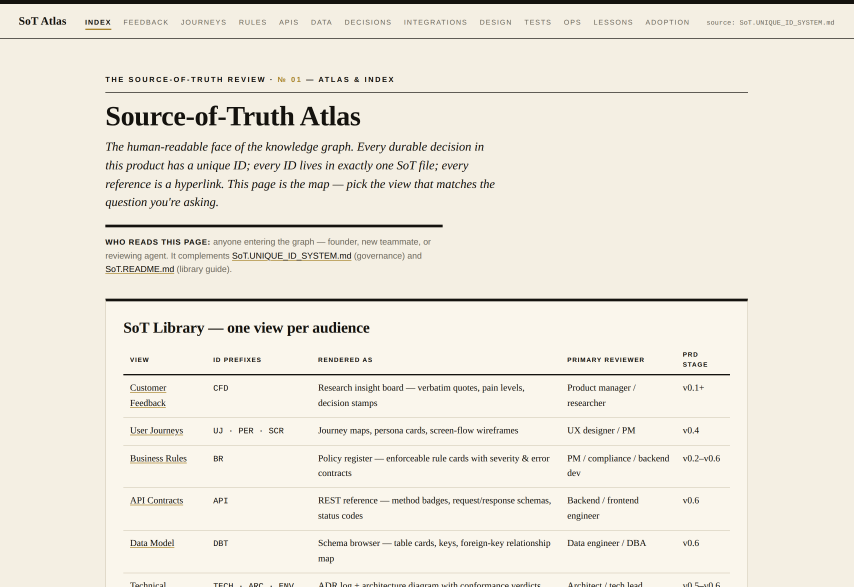
#> input picture docs/assets/sot-html/atlas.png, 2560 x 1760 px, found by its file name (shown at 1/3 size)
$ python make_card.py
#> lines starting #> are read from the running program, lines starting #| are printed output that depends on the picture
"""Generate the GitHub social-preview card (1280x640) from the Atlas screenshot.

Usage: python3 docs/assets/social/make_card.py ["subtitle"] [out.png]
Spec: docs/v2/V2_GO_LIVE_POLISH_PLAN.md §10.4. Requires Pillow and the macOS system fonts named below
(swap the font paths on other platforms). The PNG is uploaded by hand in GitHub → Settings → Social preview.
"""
from PIL import Image, ImageDraw, ImageFont
import sys
W,H = 1280,640
PAPER=(0xf4,0xef,0xe3); INK=(0x14,0x12,0x0e); OCHRE=(0xa8,0x84,0x2c); LINE=(0xd8,0xd0,0xbd); SOFT=(0x6f,0x6a,0x5e)
subtitle = sys.argv[1] if len(sys.argv)>1 else "An ontology layer for product teams building products that solve real problems — with AI agents that remember."
out = sys.argv[2] if len(sys.argv)>2 else "social-preview.png"
img = Image.new("RGB",(W,H),PAPER); d = ImageDraw.Draw(img)
#> after `img = Image.new('RGB', (W, H), PAPER)`:
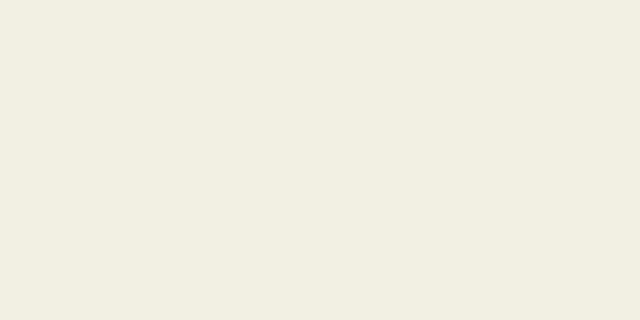
#> img: PIL image 1280x640 RGB (shown at 1/2 size); mean R, G, B 244, 239, 227
serif = lambda sz: ImageFont.truetype("/System/Library/Fonts/Supplemental/Charter.ttc", sz)
grot  = lambda sz: ImageFont.truetype("/System/Library/Fonts/HelveticaNeue.ttc", sz)
mono  = lambda sz: ImageFont.truetype("/System/Library/Fonts/SFNSMono.ttf", sz)
M=80  # safe margin
# kicker
d.text((M, M), "THE SOURCE-OF-TRUTH REVIEW  ·  PRD-LED CONTEXT ENGINEERING", font=grot(15), fill=SOFT, spacing=2)
d.line((M, M+30, M+560, M+30), fill=INK, width=2)
# tagline (hero)
d.text((M-3, M+62), "Memory as", font=serif(86), fill=INK)
d.text((M-3, M+150), "Infrastructure", font=serif(86), fill=INK)
d.line((M, M+262, M+160, M+262), fill=OCHRE, width=4)
# subtitle wrapped to ~560px
def wrap(text, font, width):
    words=text.split(); lines=[]; cur=""
    for w in words:
        t=(cur+" "+w).strip()
        if d.textlength(t, font=font) <= width: cur=t
        else: lines.append(cur); cur=w
    lines.append(cur); return lines
y=M+290
for ln in wrap(subtitle, grot(24), 560):
    d.text((M, y), ln, font=grot(24), fill=INK); y+=34
#> after the loop, y = 472
# ID chips row
x=M; y2=H-M-22
for cid in ["BR-001","UJ-002","API-003","TEST-004","CFD-005"]:
    f=mono(15); tw=d.textlength(cid,font=f)
    d.text((x,y2), cid, font=f, fill=INK); d.line((x, y2+20, x+tw, y2+20), fill=OCHRE, width=2); x+=tw+22
#> this loop made 5 passes
#> (tw, x) on passes 1 to 5: (54.16, 156.2), (48.92, 227.1), (57.78, 306.9), (69.98, 398.8), (64.69, 485.5)
#> after the loop, x = 485.5
# atlas crop on the right third, bled off the right edge
atlas = Image.open("docs/assets/sot-html/atlas.png").convert("RGB")
#> atlas is the input picture: PIL image 2560x1760 RGB; mean R, G, B 237.2, 232.7, 221.6
aw,ah = atlas.size
crop = atlas.crop((0, int(ah*0.18), int(aw*0.62), int(ah*0.18)+int(aw*0.62*0.72)))  # a table-heavy region
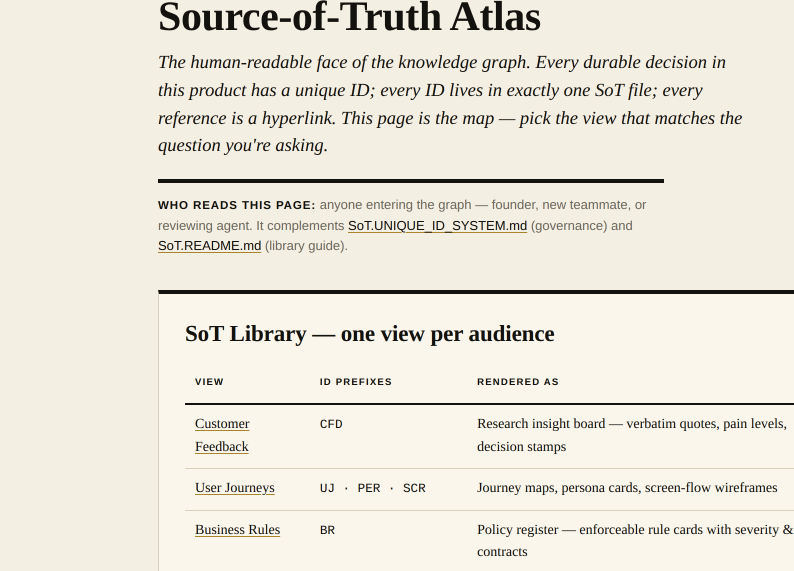
#> crop: PIL image 1587x1142 RGB (shown at 1/2 size); mean R, G, B 234.4, 229.9, 218.9
target_w = 520; scale=target_w/crop.size[0]; crop = crop.resize((target_w, int(crop.size[1]*scale)), Image.LANCZOS)
#> after `crop = crop.resize((target_w, int(crop.size[1] * scale)), Image.LANCZO`:
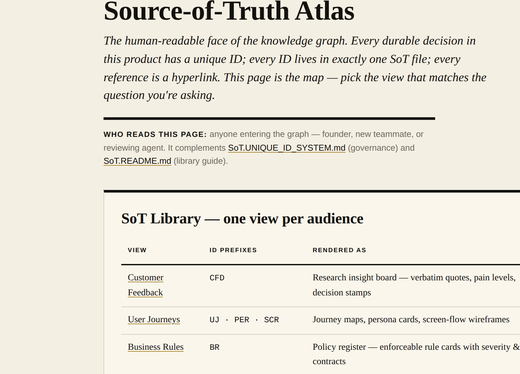
#> crop: PIL image 520x374 RGB; mean R, G, B 234.2, 229.7, 218.9
x0 = W-target_w+40; y0 = 110
# hairline frame + paper shadow-free
img.paste(crop,(x0,y0))
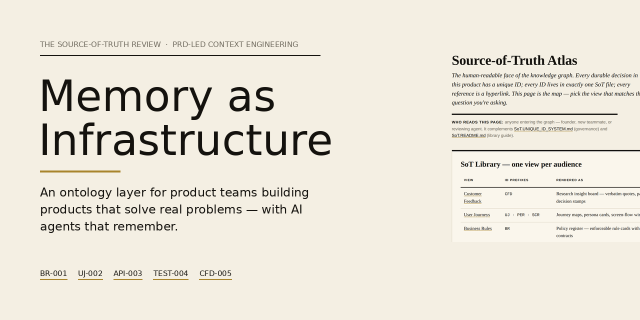
#> img: PIL image 1280x640 RGB (shown at 1/2 size); mean R, G, B 233.9, 229.1, 217.5
d.rectangle((x0-1,y0-1,x0+target_w,y0+crop.size[1]), outline=LINE, width=2)
img.save(out, optimize=True)
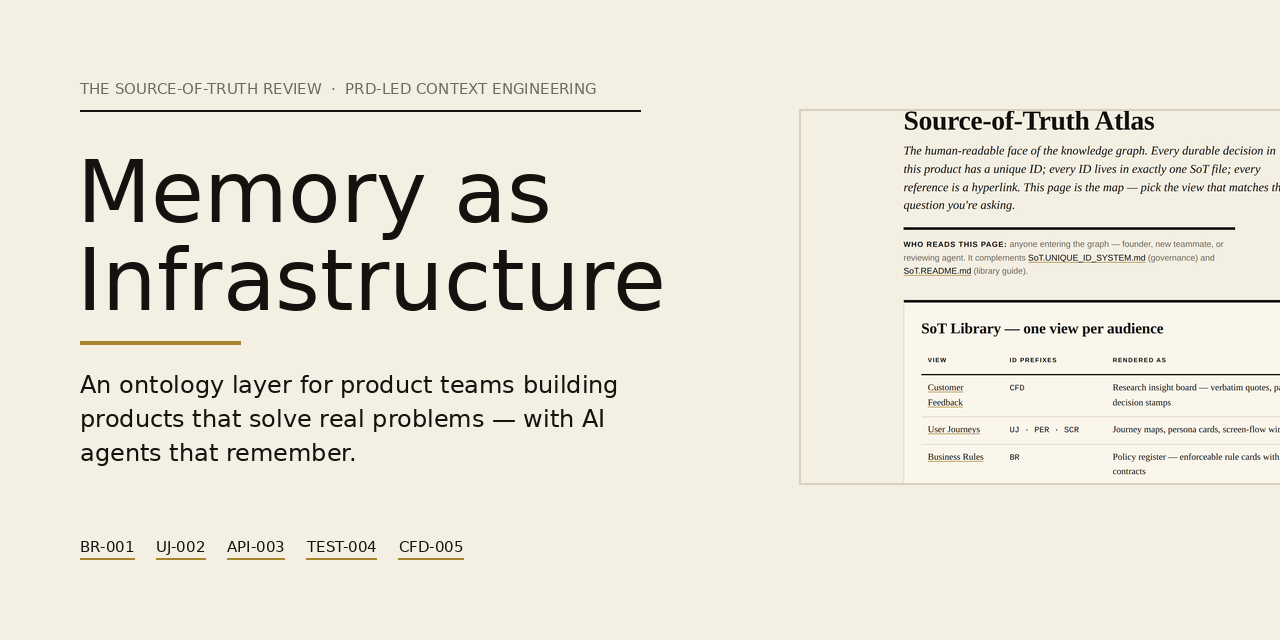
#> saved as social-preview.png: PIL image 1280x640 RGB; mean R, G, B 233.9, 229, 217.4
print("wrote", out, img.size)
#| wrote social-preview.png (1280, 640)

$ run again, with docs/assets/sot-html/adoption-curve.png copied over docs/assets/sot-html/atlas.png
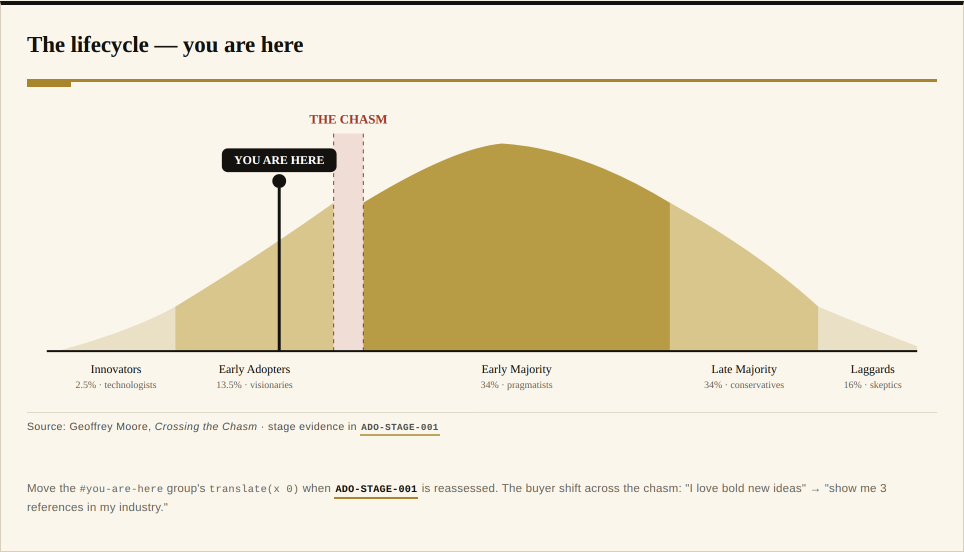
#> input picture docs/assets/sot-html/adoption-curve.png, 1928 x 1104 px, found by its file name (shown at 1/2 size)
#> after the loop `for ln in wrap(subtitle, grot(24), 560):`: y = 472
#> the loop `for cid in ["BR-001","UJ-002","API-003","TEST-004","CFD-005"]:` made 5 passes
#> (tw, x) on passes 1 to 5: (54.16, 156.2), (48.92, 227.1), (57.78, 306.9), (69.98, 398.8), (64.69, 485.5)
#> after the loop `for cid in ["BR-001","UJ-002","API-003","TEST-004","CFD-005"]:`: x = 485.5
#> atlas is the input picture: PIL image 1928x1104 RGB; mean R, G, B 234.5, 226.6, 205.5
#> `crop = crop.resize((target_w, int(crop.size[1] * scale)), Image.LANCZO`:
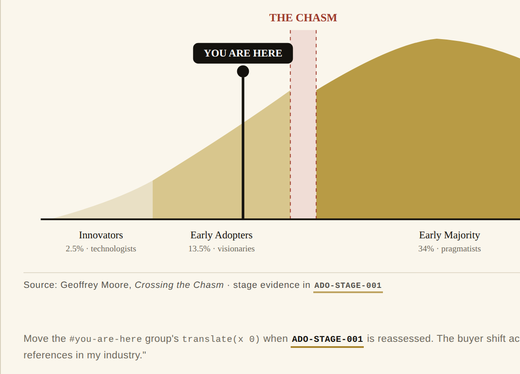
#> crop: PIL image 520x374 RGB; mean R, G, B 230.2, 220.5, 194.8
#> `img.save(out, optimize=True)`:
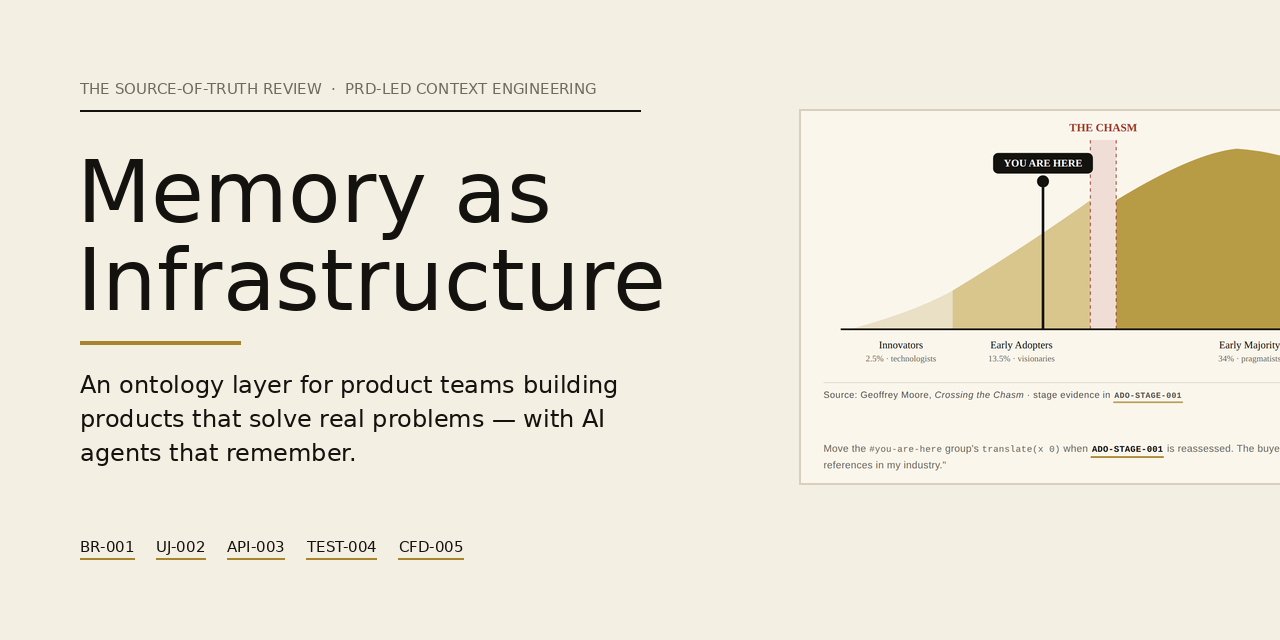
#> saved as social-preview.png: PIL image 1280x640 RGB; mean R, G, B 233.3, 227.5, 212.9
#| wrote social-preview.png (1280, 640)
